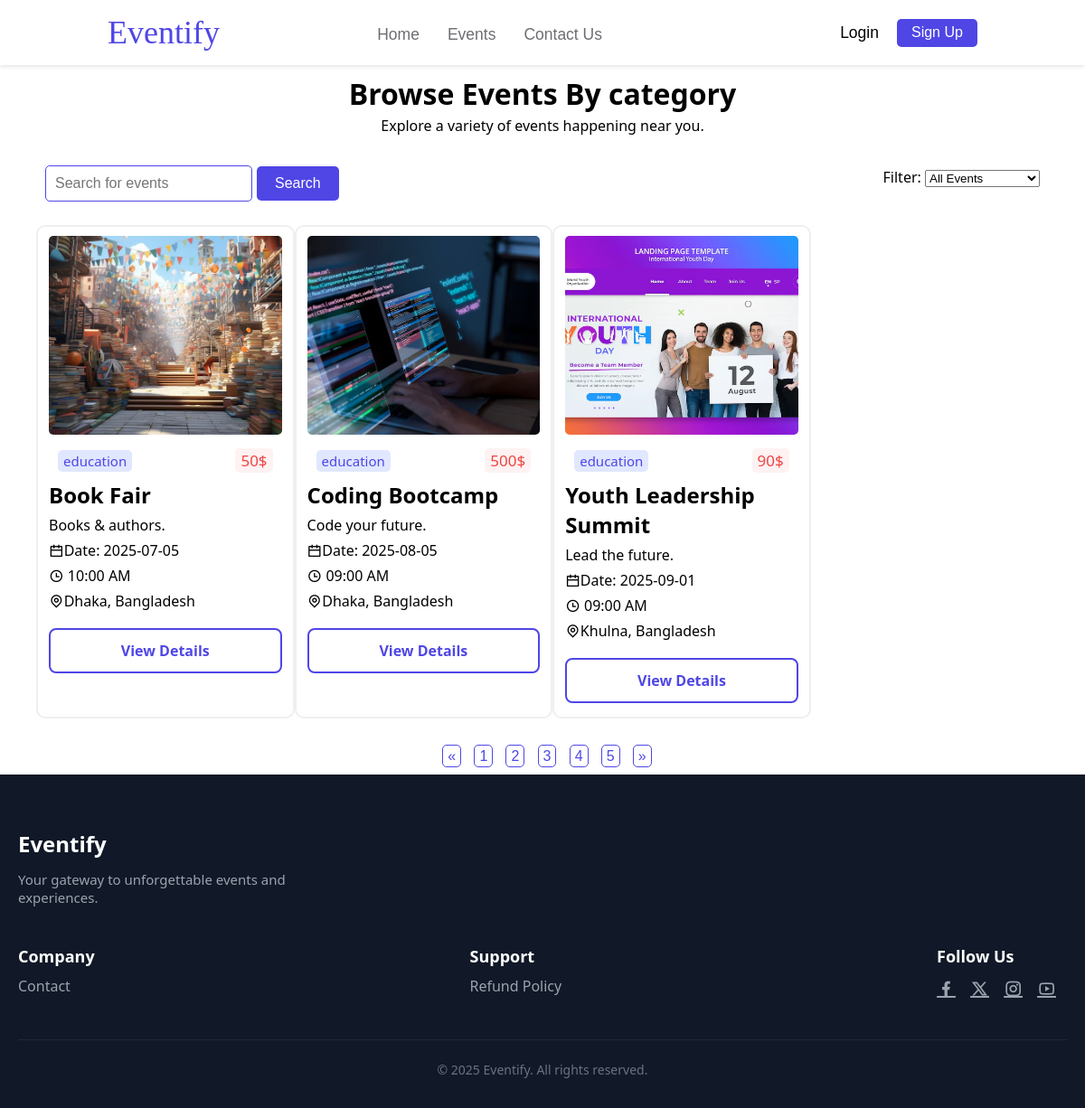
The app's page /View/EventsByCategory.php?Category=education with its own data.
### tables this page shows
CREATE TABLE `events` (
  `E_ID` int(100) NOT NULL,
  `E_Name` varchar(100) NOT NULL,
  `E_Location` varchar(100) NOT NULL,
  `E_Date` date NOT NULL,
  `E_Time` time(6) NOT NULL,
  `E_Description` text NOT NULL,
  `E_Category` varchar(20) NOT NULL,
  `E.Price` int(100) NOT NULL,
  `short_description` varchar(100) NOT NULL,
  `Thumbnail` varchar(255) DEFAULT NULL
);

### View/EventsByCategory.php (the view, shortened to what this page needs)
<?php
include("../Model/DataBase.php");
$sql = "select * from events where E_Category='{$_GET['Category']}'";
$result = mysqli_query($conn, $sql);
?>
<!DOCTYPE html>
<html lang="en">
<head>
    <link rel="stylesheet" href="../Asset/CSS/Style_EventCalender.css?v11.0" />
    <link
        href="https://cdn.jsdelivr.net/npm/remixicon@4.5.0/fonts/remixicon.css"
        rel="stylesheet" />
</head>
<body>
    <?php
    include("../View/Header.php");
    ?>
    <main id="Main-Section">
        <div id="AllEventsHeader">
            <h1>Browse Events By category</h1>
            <p>Explore a variety of events happening near you.</p>
        </div>
        <div id="SrcBar_filters">
            <div id="SrcBar">
                <form action="" onsubmit="return isValidSearch()">
                    <div id="srcBar-container" class="srcbar-Div">
                        <input
                            type="text"
                            placeholder="Search for events"
                            id="search-input" />
                        <button id="search-button">Search</button>
                    </div>
                    <p id="errorMessage" class="error-message"></p>
                </form>
            </div>
            <div id="Filter">
                <form method="GET">
                <label for="FilterEvents">Filter:</label>
                <select name="Filter" id="FilterEvents">
                    <option value="All">All Events</option>
                </select>
                </form>
            </div>
        </div>
        <div id="EventCardContainer">
            <?php
            if (mysqli_num_rows($result) == 0) {
                echo "<h2> No Events Found. </h2>";
            } else {
                while ($row = mysqli_fetch_assoc($result)) {
            ?>
                    <div class="eventCards">
                        <img src="../Asset/Image/<?php echo $row['Thumbnail']; ?>" alt="Event Thumbnail">
                        <div class="EventDescription">
                            <div id="EventTagContainer">
                                <span class="EventTag" id="music-tag"><?php echo $row["E_Category"]; ?></span>
                                <span class="price"><?php echo $row["E.Price"]; ?>$</span>
                            </div>
                            <h2><?php echo $row["E_Name"]; ?></h2>
                            <p><?php echo $row["short_description"]; ?></p>
                            <p>
                                <span><i class="ri-calendar-line"></i></span>Date: <?php echo $row["E_Date"]; ?>
                            </p>
                            <p>
                                <span><i class="ri-time-line"></i></span> <?php echo date("h:i A", strtotime($row["E_Time"])); ?>
                            </p>
                            <p>
                                <span><i class="ri-map-pin-line"></i></span><?php echo $row["E_Location"] ?>
                            </p>
                            <a href="EventDetails.php?id=<?php echo $row["E_ID"]; ?>">View Details</a>
                        </div>
                    </div>
            <?php
                }
            }
            ?>
        </div>
        <div id="PaginationContainer">
            <div class="pagination">
                <a href="#">&laquo;</a>
                <a href="#" class="active">1</a>
                <a href="#">2</a>
                <a href="#">3</a>
                <a href="#">4</a>
                <a href="#">5</a>
                <a href="#">&raquo;</a>
            </div>
        </div>
    </main>
    <?php
    include("../View/Footer.php");
    ?>
</body>
</html>

### Asset/CSS/Style_EventCalender.css (style rules this page uses)
* { margin: 0; padding: 0; }
html { scroll-behavior: smooth; }
#SrcBar { display: flex; justify-content: center; align-items: center; }
#search-input { width: 100%; max-width: 400px; padding: 10px; border-radius: 5px; border: 1px solid #4f46e5; font-size: 16px; }
#srcBar-container { display: flex; justify-content: center; align-items: center; margin-top: 20px; gap: 5px; }
#search-button { background-color: #4f46e5; color: white; padding: 10px 20px; border-radius: 5px; border: none; font-size: 16px; cursor: pointer; }
#errorMessage { color: red; }
#SrcBar_filters { display: flex; flex-direction: row; justify-content: space-between; align-items: center; font-size: 16px; padding: 10px; }
#Main-Section { margin: 10px 40px; font-family: ui-sans-serif, system-ui, -apple-system, BlinkMacSystemFont, "Segoe UI", Roboto, "Helvetica Neue", Arial, "Noto Sans", sans-serif, "Apple Color Emoji", "Segoe UI Emoji", "Segoe UI Symbol", "Noto Color Emoji"; }
#AllEventsHeader { text-align: center; }
#EventCardContainer { display: flex; flex-direction: row; justify-content: flex-start; flex-wrap: wrap; }
.eventCards { background-color: #fffffff6; width: 23%; min-width: 250px; padding: 10px 12px; margin-top: 10px; border-radius: 10px; border: #11182711 2px solid; }
.eventCards img { width: 100%; height: 220px; object-fit: cover; border-radius: 5px; }
#EventTagContainer { display: flex; flex-direction: row; justify-content: space-between; align-items: center; padding: 5px 10px; }
.EventTag { border-radius: 5px; font-size: 15px; padding: 2px 6px; font-weight: 500; }
.price { background-color: #fef2f2; border-radius: 5px; color: #ef4444; font-size: 17px; padding: 2px 6px; font-weight: 500; }
.EventDescription { display: flex; flex-direction: column; justify-content: space-between; padding: 5px 0px; }
.EventDescription h2, p { padding: 3px 0px; }
.EventDescription a { text-decoration: none; background-color: white; color: #4f46e5; padding: 3px 0px; border: 2px solid #4f46e5; border-radius: 8px; font-size: 16px; font-family: "Segoe UI", Tahoma, Geneva, Verdana, sans-serif; font-weight: 600; cursor: pointer; margin-top: 16px; height: 40px; transition: background-color 0.3s ease, color 0.3s ease, box-shadow 0.2s ease; display: flex; justify-content: center; align-items: center; }
#PaginationContainer { display: flex; justify-content: center; align-items: center; margin-top: 30px; }
#PaginationContainer a { text-decoration: none; background-color: white; color: #4f46e5; padding: 3px 5px; border: 1px solid #4f46e5; border-radius: 5px; font-size: 16px; font-family: sans-serif; margin-left: 10px; }
#music-tag { color: #4f46e5; background-color: #e0e7ff; }

### records on screen
events: Thumbnail (picture), E_Category "education", Price "50", E_Name "Book Fair", short_description "Books & authors.", E_Date "2025-07-05", E_Time "10:00 AM", E_Location "Dhaka, Bangladesh"
events: Thumbnail (picture), E_Category "education", Price "500", E_Name "Coding Bootcamp", short_description "Code your future.", E_Date "2025-08-05", E_Time "09:00 AM", E_Location "Dhaka, Bangladesh"
events: Thumbnail (picture), E_Category "education", Price "90", E_Name "Youth Leadership Summit", short_description "Lead the future.", E_Date "2025-09-01", E_Time "09:00 AM", E_Location "Khulna, Bangladesh"
